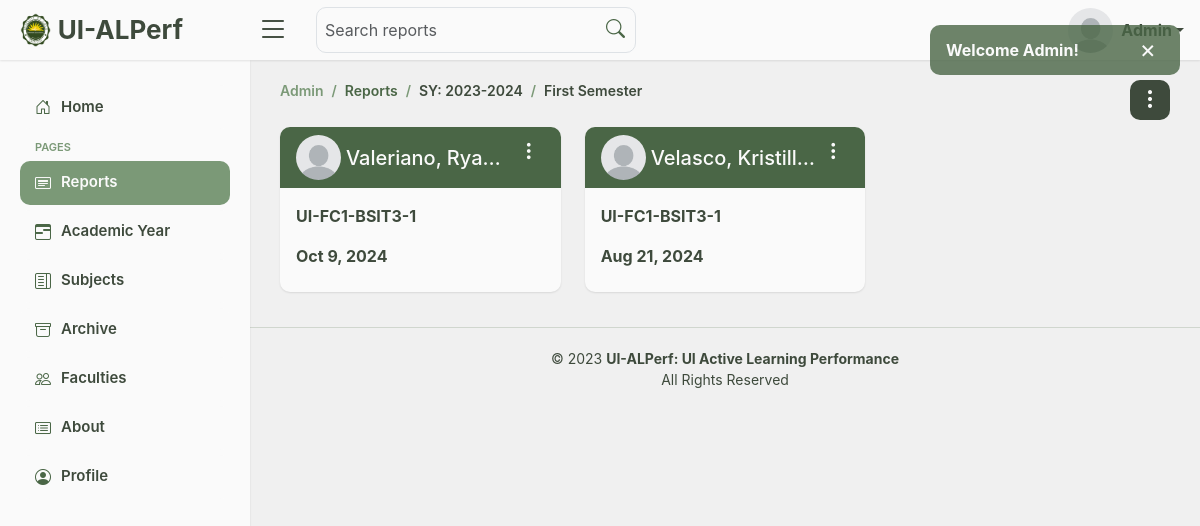
The page /admin/admin_report.php (signed in) on the database its author committed.
### tables this page shows
CREATE TABLE `academic_year` (
  `id` int(255) NOT NULL,
  `year` varchar(255) NOT NULL,
  `semester` varchar(255) NOT NULL,
  `status` int(1) NOT NULL DEFAULT 0 COMMENT '0=pending,1=started,2=closed'
);

CREATE TABLE `class_report_info` (
  `report_info_id` int(255) NOT NULL,
  `admin_id` int(255) NOT NULL,
  `faculty_id` int(255) NOT NULL,
  `section` varchar(255) NOT NULL,
  `instructor` varchar(255) NOT NULL,
  `subject` varchar(255) NOT NULL,
  `date` date NOT NULL,
  `school_year` varchar(255) NOT NULL,
  `semester` varchar(255) NOT NULL,
  `observer_name` varchar(255) NOT NULL,
  `admin_archive` tinyint(1) DEFAULT 1,
  `faculty_archive` tinyint(1) DEFAULT 1
);

### admin/admin_report.php (the view, shortened to what this page needs)
<?php
  include "../process_admin.php";
  if(isset($_SESSION['session_admin'])){
    $admin_ID = $_SESSION['session_admin'];
    ?>
      <!DOCTYPE html>
      <html lang="en">
      <head>
        <link href="../assets/vendor/bootstrap/css/bootstrap.min.css" rel="stylesheet">
        <link href="../assets/vendor/bootstrap-icons/bootstrap-icons.css" rel="stylesheet">
        <link href="../assets/vendor/boxicons/css/boxicons.min.css" rel="stylesheet">
        <link href="../assets/css/admin.css" rel="stylesheet">
      </head>
      <body>
        <?php include "../includes/alerts.php"; ?>
        <?php include "../includes/admin_header.php"; ?>
        <?php include "../includes/admin_sidebar.php"; ?>
        <main id="main" class="main">
          <div class="pagetitle d-flex justify-content-between">
            <div>
              <nav>
                <ol class="breadcrumb">
                  <li class="breadcrumb-item"><a href="admin_home.php">Admin</a></li>
                  <li class="breadcrumb-item active">Reports</li>
                  <?php
                    $select_acad = mysqli_query($conn, "SELECT * FROM `academic_year` WHERE `status` = 1");
                    if($fetch_acad = mysqli_fetch_assoc($select_acad)){
                      $report_year = $fetch_acad['year'];
                      $report_semester = $fetch_acad['semester'];
                      ?>
                        <li class="breadcrumb-item route">SY: <?php echo $report_year ?> </li>
                        <li class="breadcrumb-item route"><?php echo $report_semester ?> </li>
                      <?php
                    }
                  ?>
                </ol>
              </nav>
            </div>
            <div class="dropdown">
              <button type="button" class="" id="allreports" data-bs-toggle="dropdown">
                <i class="bi bi-three-dots-vertical"></i>
              </button>
            </div>
          </div>
          <section class="section report">
            <div class="row">
              <?php
                if(!isset($_GET['search_report'])){
                  $select_acad = mysqli_query($conn, "SELECT * FROM `academic_year` WHERE `status` = 1");
                  if($fetch_acad = mysqli_fetch_assoc($select_acad)){
                    $report_year = $fetch_acad['year'];
                    $report_semester = $fetch_acad['semester'];
                    $class_report = mysqli_query($conn, "SELECT info.*,stu.*,ins.*,com.*
                    FROM `class_report_info` info
                    LEFT JOIN `class_report_stu` stu ON info.report_info_id = stu.report_stu_id
                    LEFT JOIN `class_report_ins` ins ON info.report_info_id = ins.report_ins_id
                    LEFT JOIN `class_report_com` com ON info.report_info_id = com.report_com_id
                    WHERE info.admin_id = '$admin_ID' AND info.admin_archive = TRUE AND info.school_year = '$report_year' AND info.semester = '$report_semester' ORDER BY info.report_info_id DESC");
                    if(mysqli_num_rows($class_report) > 0){
                      while($row = mysqli_fetch_assoc($class_report)){
                        $faculty_ID = $row['faculty_id'];
                        $check_faculty_pic = mysqli_query($conn, "SELECT `faculty_pic_path` FROM `faculty_pic` WHERE `id` = '$faculty_ID'");
                        if($fetch_faculty_pic = mysqli_fetch_assoc($check_faculty_pic)){
                          $faculty_pic = "../assets/img/faculty_img/" . $fetch_faculty_pic['faculty_pic_path'];
                        }else{
                          $faculty_pic = "../assets/img/default.jpg";
                        }
                        ?>
                          <div class="col-md-6 col-lg-4">
                            <div class="card">
                              <div class="card-header d-flex justify-content-between align-items-start">
                                <div class="d-flex align-items-center herds">
                                  <div class="picsur">
                                    <img src="<?php echo $faculty_pic; ?>">
                                  </div>
                                  <h5> <?php echo $row['instructor'] ?> </h5>
                                </div>
                                <div class="dropdown">
                                  <button type="button" class="dots border-0" id="dropdownMenuButton" data-bs-toggle="dropdown">
                                    <i class="bi bi-three-dots-vertical"></i>
                                  </button>
                                </div>
                              </div>
                              <a href="admin_reports_view.php?report_info_id=<?php echo $row['report_info_id']; ?>&report_stu_id=<?php echo $row['report_stu_id']; ?>&report_ins_id=<?php echo $row['report_ins_id']; ?>&report_com_id=<?php echo $row['report_com_id']; ?>">
                                <div class="card-body">
                                  <p class="fw-bold"><?php echo $row['section'] ?></p>
                                  <p class="fw-bold mb-2"><?php echo date('M j, Y', strtotime($row['date'])); ?></p>
                                </div>
                              </a>
                            </div>
                          </div>
                        <?php
                      }
                    }else{
                      ?>
                        <div class="text-center fw-bold pagorflok">
                          <p>No Report.</p>
                        </div>
                      <?php
                    }
                  }else{
                    ?>
                      <div class="text-center fw-bold pagorflok">
                        <p>Academic year has not yet started.</p>
                      </div>
                    <?php
                  }
                }else{
                  include "../includes/search.php";
                }
              ?>
            </div>
          </section>
        </main>
        <footer id="footer" class="footer">
          <div class="copyright">
            &copy; 2023 <strong><span> UI-ALPerf: UI Active Learning Performance </span></strong><br> All Rights Reserved
          </div>
        </footer>
      </body>
      </html>
    <?php
  }else{
    header("Location: ../index.php"); exit;
  }
?>

### includes/alerts.php (shortened to what this page needs)
<?php
   if(isset($_SESSION['success_alert'])){
      ?>
         <div class="alert alert-success alert-dismissible fade show d-flex justify-content-between" id="success_alert" role="alert">
            <strong><?php echo $_SESSION['success_alert']; ?></strong>
            <button type="button" class="close" data-bs-dismiss="alert" aria-label="Close"><span aria-hidden="true">&times;</span></button>
         </div>
      <?php
   }
?>

### includes/admin_header.php (shortened to what this page needs)
<?php
   $current_page = basename($_SERVER['PHP_SELF']);
?>
<header id="header" class="header fixed-top d-flex align-items-center">
   <div class="d-flex align-items-center justify-content-between">
      <a href="admin_home.php" class="logo d-flex align-items-center">
         <img src="../assets/img/ui.png">
         <span class="d-none d-lg-block"> UI-ALPerf </span>
      </a>
      <i class="bi bi-list toggle-sidebar-btn"></i>
   </div>
   <?php
      if($current_page == 'admin_home.php'){
         ?>
            <div class="search-bar mt-3">
               <form action="" method="GET" class="d-flex align-items-center">
                  <input type="text" name="home_search_report" value="<?php if(isset($_GET['home_search_report'])){ echo $_GET['home_search_report']; } ?>" placeholder="Search reports" class="form-control" required>
                  <button type="submit"><i class="bi bi-search"></i></button>
               </form>
            </div>
         <?php
      }elseif($current_page == 'admin_report.php'){
         ?>
            <div class="search-bar mt-3">
               <form action="" method="GET" class="d-flex align-items-center">
                  <input type="text" name="search_report" value="<?php if(isset($_GET['search_report'])){ echo $_GET['search_report']; } ?>" placeholder="Search reports" class="form-control" required>
                  <button type="submit"><i class="bi bi-search"></i></button>
               </form>
            </div>
         <?php
      }
   ?>
   <nav class="header-nav ms-auto">
      <ul class="d-flex align-items-center">
         <li class="nav-item dropdown pe-3">
            <a class="nav-link nav-profile d-flex align-items-center pe-0" href="#" data-bs-toggle="dropdown">
               <div class="nav-img">
               </div>
               <span class="dropdown-toggle ps-2 fw-bold">Admin</span>
            </a>
         </li>
      </ul>
   </nav>
</header>

### includes/admin_sidebar.php (shortened to what this page needs)
<?php
   $current_page = basename($_SERVER['PHP_SELF']);
?>
<aside id="sidebar" class="sidebar">
   <ul class="sidebar-nav" id="sidebar-nav">
      <li class="nav-item">
         <a class="nav-link <?php echo ($current_page == 'admin_home.php') ? '' : 'collapsed'; ?>" href="admin_home.php">
            <i class="bi bi-house-door"></i>
            <span>Home</span>
         </a>
      </li>
      <li class="nav-heading">Pages</li>
      <li class="nav-item">
         <a class="nav-link <?php echo ($current_page == 'admin_report.php') ? '' : 'collapsed'; ?>" href="admin_report.php">
            <i class="bi bi-card-heading"></i>
            <span>Reports</span>
         </a>
      </li>
      <li class="nav-item">
         <a class="nav-link <?php echo ($current_page == 'admin_year.php') ? '' : 'collapsed'; ?>" href="admin_year.php">
            <i class="bi bi-calendar3-range"></i>
            <span>Academic Year</span>
         </a>
      </li>
      <li class="nav-item">
         <a class="nav-link <?php echo ($current_page == 'admin_subject.php') ? '' : 'collapsed'; ?>" href="admin_subject.php">
            <i class="bi bi-layout-text-sidebar"></i>
            <span>Subjects</span>
         </a>
      </li>
      <li class="nav-item">
         <a class="nav-link <?php echo ($current_page == 'admin_archive.php') ? '' : 'collapsed'; ?>" href="admin_archive.php">
            <i class="bi bi-archive"></i>
            <span>Archive</span>
         </a>
      </li>
      <li class="nav-item">
         <a class="nav-link <?php echo ($current_page == 'admin_faculty.php') ? '' : 'collapsed'; ?>" href="admin_faculty.php">
            <i class="bi bi-people"></i>
            <span>Faculties</span>
         </a>
      </li>
      <li class="nav-item">
         <a class="nav-link <?php echo ($current_page == 'admin_about.php') ? '' : 'collapsed'; ?>" href="admin_about.php">
            <i class="bi bi-card-list"></i>
            <span>About</span>
         </a>
      </li>
      <li class="nav-item">
         <a class="nav-link <?php echo ($current_page == 'admin_profile.php') ? '' : 'collapsed'; ?>" href="admin_profile.php">
            <i class="bi bi-person-circle"></i>
            <span>Profile</span>
         </a>
      </li>
   </ul>
</aside>

### rows shown on the page
academic_year: year "2023-2024", semester "First Semester"
class_report_info: instructor "Valeriano, Ryan…", section "UI-FC1-BSIT3-1", date "Oct 9, 2024"
class_report_info: instructor "Velasco, Kristill…", section "UI-FC1-BSIT3-1", date "Aug 21, 2024"

### other values the page prints
$_SESSION['success_alert'] "Welcome Admin!"
